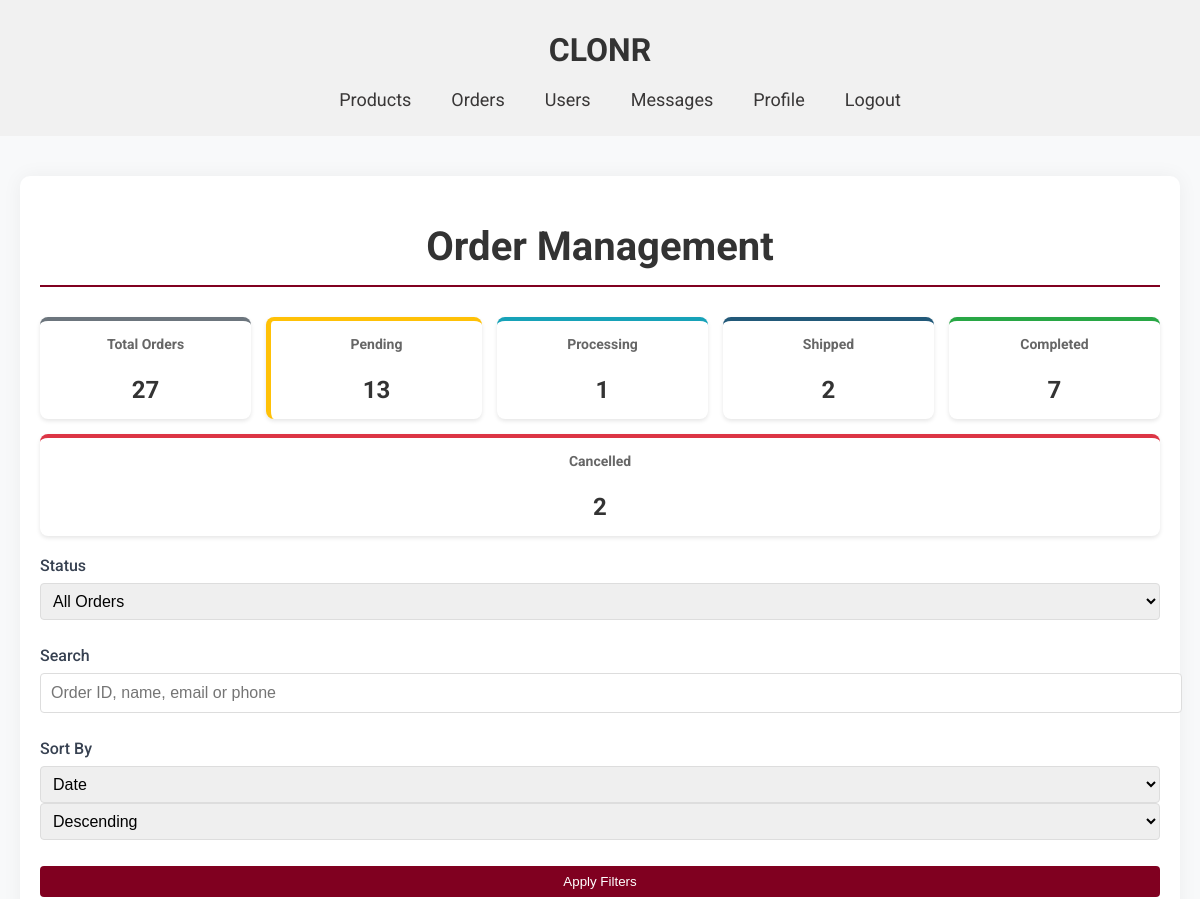
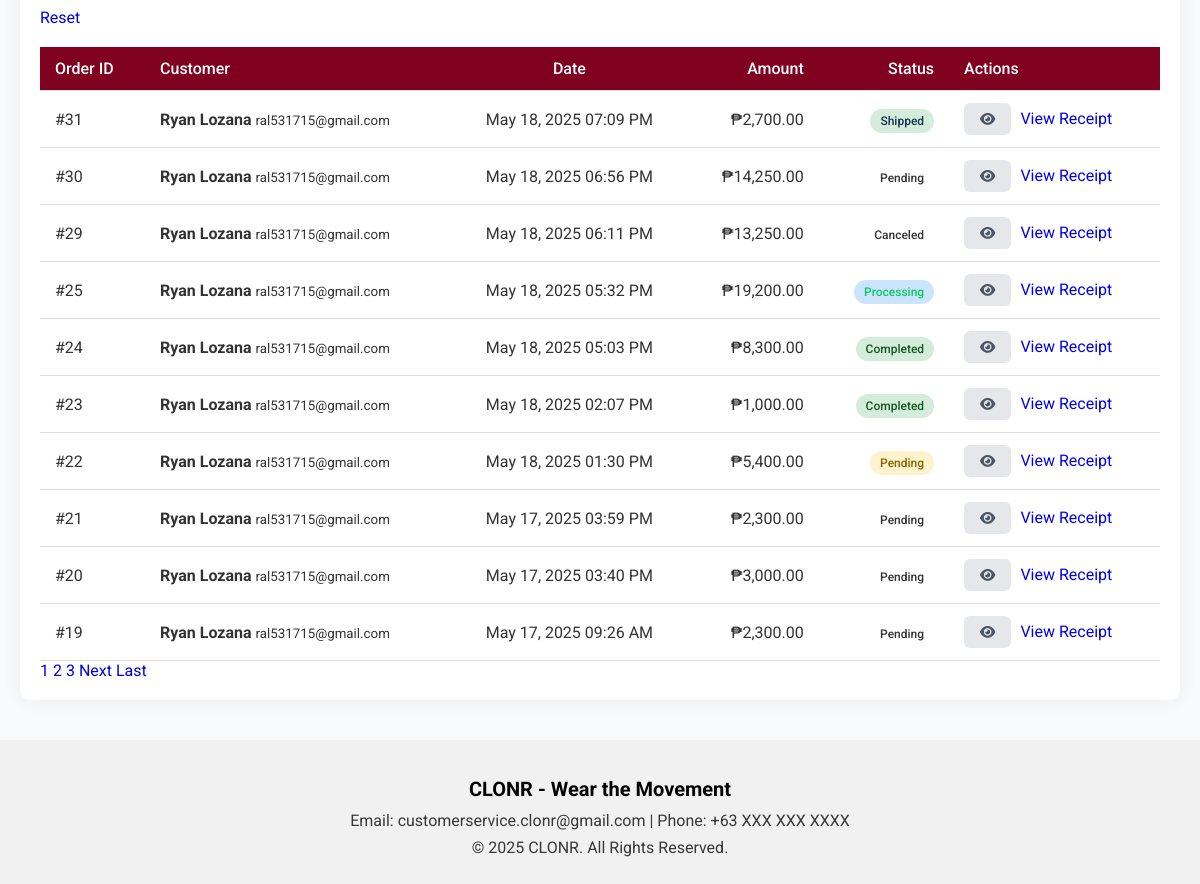
/order.php (signed in), run on an earlier commit of the app's database (2 pictures, top to bottom).
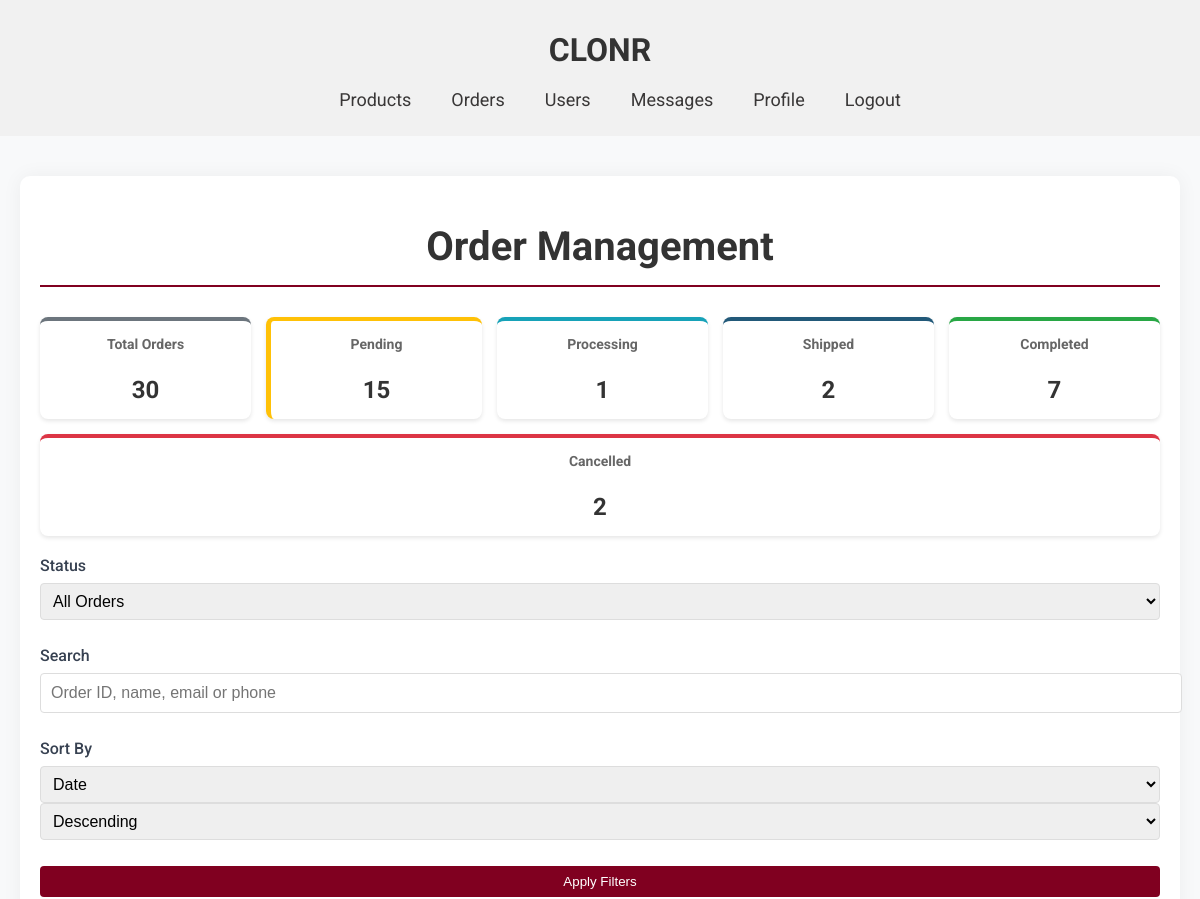
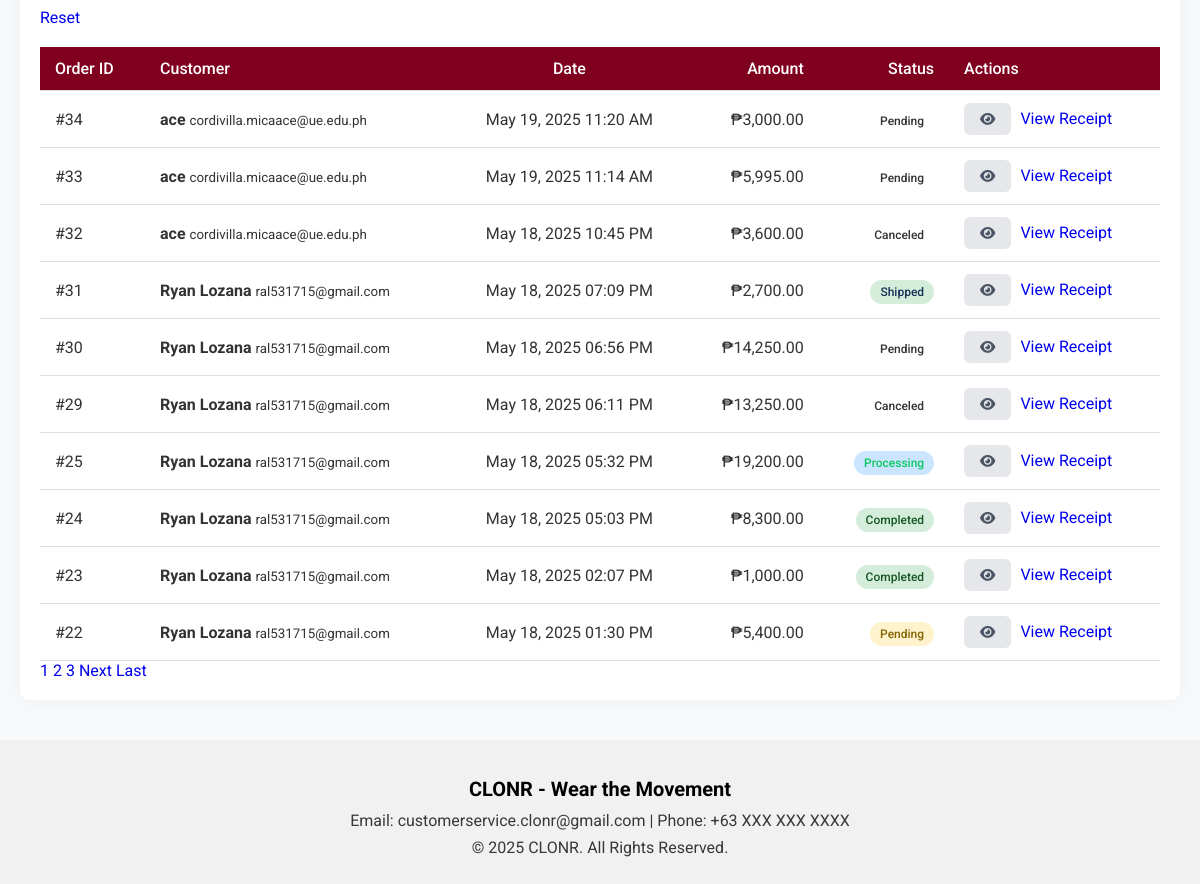
And on a later commit of the database (2 pictures, top to bottom).
### tables this page shows
CREATE TABLE `orders` (
  `id` int(100) NOT NULL,
  `user_id` int(100) NOT NULL,
  `name` varchar(100) NOT NULL,
  `number` int(11) NOT NULL,
  `email` varchar(100) NOT NULL,
  `method` varchar(50) NOT NULL,
  `address` varchar(500) NOT NULL,
  `total_products` varchar(1000) NOT NULL,
  `total_price` float(10,2) NOT NULL,
  `placed_on` datetime NOT NULL DEFAULT current_timestamp(),
  `payment_status` varchar(20) NOT NULL DEFAULT 'Pending'
);

### order.php (the view, shortened to what this page needs)
<?php
require_once '../config.php';
try {
    $search_query = isset($_GET['search']) ? trim($_GET['search']) : '';
    $sort_by = isset($_GET['sort']) ? $_GET['sort'] : 'placed_on';
    $sort_order = isset($_GET['order']) ? $_GET['order'] : 'DESC';
    $page = isset($_GET['page']) ? max(1, intval($_GET['page'])) : 1;
    $per_page = 10;
    $valid_sort_columns = ['id', 'name', 'placed_on', 'total_price', 'payment_status'];
    $sort_by = in_array($sort_by, $valid_sort_columns) ? $sort_by : 'placed_on';
    $sort_order = strtoupper($sort_order) === 'ASC' ? 'ASC' : 'DESC';
    $query = "SELECT SQL_CALC_FOUND_ROWS * FROM orders WHERE 1=1";
    $count_query = "SELECT COUNT(*) FROM orders WHERE 1=1";
    $params = [];
    $query .= " ORDER BY $sort_by $sort_order";
    $offset = ($page - 1) * $per_page;
    $query .= " LIMIT $offset, $per_page";
    $stmt = $conn->prepare($query);
    $stmt->execute($params);
    $orders = $stmt->fetchAll(PDO::FETCH_ASSOC);
    $total_stmt = $conn->prepare($count_query);
    $total_stmt->execute($params);
    $total_orders = $total_stmt->fetchColumn();
    $total_pages = ceil($total_orders / $per_page);
    $counts_query = $conn->query("
        SELECT
            COUNT(*) as total,
            SUM(payment_status = 'pending') as pending,
            SUM(payment_status = 'processing') as processing,
            SUM(payment_status = 'shipped') as shipped,
            SUM(payment_status = 'completed') as completed,
            SUM(payment_status = 'cancelled') as cancelled
        FROM orders
    ");
    $order_counts = $counts_query->fetch(PDO::FETCH_ASSOC);
} catch (PDOException $e) {
    die("Database error: " . $e->getMessage());
}
?>
<!DOCTYPE html>
<html lang="en">
<head>
    <link rel="stylesheet" href="../global.css">
    <link rel="stylesheet" href="admin.css">
    <link rel="stylesheet" href="https://cdnjs.cloudflare.com/ajax/libs/font-awesome/6.0.0/css/all.min.css">
</head>
<body>
    <header>
        <div class="container">
            <a href="admindashboard.php"><h1 class="title">CLONR</h1></a>
            <nav>
                <ul class="navbar">
                    <li><a href="products.php">Products</a></li>
                    <li><a href="order.php" class="active">Orders</a></li>
                    <li><a href="users.php">Users</a></li>
                    <li><a href="messages.php">Messages</a></li>
                    <li><a href="../AdminUpdateProfile.php">Profile</a></li>
                    <li><a href="../logout.php" class="logout-btn">Logout</a></li>
                </ul>
            </nav>
        </div>
    </header>
    <main class="admin-main">
        <div class="admin-container">
            <h1 class="admin-title">Order Management</h1>
            <div class="stats-container">
                <div class="stat-card total">
                    <h3>Total Orders</h3>
                    <p><?= $order_counts['total'] ?></p>
                </div>
                <div class="stat-card pending">
                    <h3>Pending</h3>
                    <p><?= $order_counts['pending'] ?></p>
                </div>
                <div class="stat-card processing">
                    <h3>Processing</h3>
                    <p><?= $order_counts['processing'] ?></p>
                </div>
                <div class="stat-card shipped">
                    <h3>Shipped</h3>
                    <p><?= $order_counts['shipped'] ?></p>
                </div>
                <div class="stat-card completed">
                    <h3>Completed</h3>
                    <p><?= $order_counts['completed'] ?></p>
                </div>
                <div class="stat-card cancelled">
                    <h3>Cancelled</h3>
                    <p><?= $order_counts['cancelled'] ?></p>
                </div>
            </div>
            <div class="filter-section">
                <form method="get" class="filter-form">
                    <div class="form-group">
                        <label for="status">Status</label>
                        <select name="status" id="status">
                            <option value="">All Orders</option>
                        </select>
                    </div>
                    <div class="form-group">
                        <label for="search">Search</label>
                        <input type="text" name="search" id="search" placeholder="Order ID, name, email or phone" value="<?= htmlspecialchars($search_query) ?>">
                    </div>
                    <div class="form-group">
                        <label for="sort">Sort By</label>
                        <select name="sort" id="sort">
                            <option value="placed_on" <?= $sort_by === 'placed_on' ? 'selected' : '' ?>>Date</option>
                        </select>
                        <select name="order">
                            <option value="DESC" <?= $sort_order === 'DESC' ? 'selected' : '' ?>>Descending</option>
                        </select>
                    </div>
                    <button type="submit" class="filter-btn">Apply Filters</button>
                    <a href="order.php" class="reset-btn">Reset</a>
                </form>
            </div>
            <div class="orders-table-container">
                <?php if (empty($orders)): ?>
                    <div class="no-orders">
                        <i class="fas fa-box-open"></i>
                        <p>No orders found matching your criteria.</p>
                    </div>
                <?php else: ?>
                    <div class="table-responsive">
                        <table class="orders-table">
                            <thead>
                                <tr>
                                    <th>Order ID</th>
                                    <th>Customer</th>
                                    <th>Date</th>
                                    <th>Amount</th>
                                    <th>Status</th>
                                    <th>Actions</th>
                                </tr>
                            </thead>
                            <tbody>
                                <?php foreach ($orders as $order): ?>
                                <tr>
                                    <td>#<?= htmlspecialchars($order['id']) ?></td>
                                    <td>
                                        <div class="customer-info">
                                            <strong><?= htmlspecialchars($order['name']) ?></strong>
                                            <small><?= htmlspecialchars($order['email']) ?></small>
                                        </div>
                                    </td>
                                    <td><?= htmlspecialchars(date('M d, Y h:i A', strtotime($order['placed_on']))) ?></td>
                                    <td>₱<?= htmlspecialchars(number_format($order['total_price'], 2)) ?></td>
                                    <td>
                                        <span class="status-badge status-<?= htmlspecialchars($order['payment_status']) ?>">
                                            <?= ucfirst(htmlspecialchars($order['payment_status'])) ?>
                                        </span>
                                    </td>
                                    <td class="actions">
                                        <a href="order_details.php?id=<?= $order['id'] ?>" class="action-btn view" title="View Details">
                                            <i class="fas fa-eye"></i>
                                        </a>
                                        <a href="receipt.php?order_id=<?= htmlspecialchars($order['id']) ?>"
                                            class="receipt-link completed"
                                            target="_blank"
                                            onclick="return confirm('View receipt for order #<?= htmlspecialchars($order['id']) ?>?')">
                                                <i class="bi bi-receipt-cutoff"></i> View Receipt
                                            </a>
                                    </td>
                                </tr>
                                <?php endforeach; ?>
                            </tbody>
                        </table>
                    </div>
                    <?php if ($total_pages > 1): ?>
                    <div class="pagination">
                        <?php
                        $start = max(1, $page - 2);
                        $end = min($total_pages, $page + 2);
                        for ($i = $start; $i <= $end; $i++): ?>
                            <a href="?<?= http_build_query(array_merge($_GET, ['page' => $i])) ?>" <?= $i == $page ? 'class="active"' : '' ?>><?= $i ?></a>
                        <?php endfor;
                        ?>
                        <?php if ($page < $total_pages): ?>
                            <a href="?<?= http_build_query(array_merge($_GET, ['page' => $page + 1])) ?>">Next</a>
                            <a href="?<?= http_build_query(array_merge($_GET, ['page' => $total_pages])) ?>">Last</a>
                        <?php endif; ?>
                    </div>
                    <?php endif; ?>
                <?php endif; ?>
            </div>
        </div>
    </main>
    <footer>
        <div class="footer-content">
            <h2>CLONR - Wear the Movement</h2>
            <p>Email: customerservice.clonr@gmail.com | Phone: +63 XXX XXX XXXX</p>
            <p>© 2025 CLONR. All Rights Reserved.</p>
        </div>
    </footer>
</body>
</html>

### global.css (style rules this page uses)
body { margin: 0; font-family: 'Roboto',sans-serif; background-color: #f1f1f1; color: #333333; }
header { padding: 10px 40px; display: flex; justify-content: center; align-items: center; position: relative; }
.title { color: #000000; font-size: 2rem; text-align: center; }
a { text-decoration: none; }
.navbar { list-style: none; display: flex; gap: 40px; z-index: 10; }
.navbar li { position: relative; cursor: pointer; font-size: 18px; color: #393737; }
.navbar a { text-decoration: none; color: inherit; }
footer { color: #000000; text-align: center; padding: 20px 20px; }
.footer-content h2 { font-size: 20px; margin-bottom: 10px; }
.footer-content p { font-size: 16px; margin: 8px 0; color: #393737; }

### admin.css (style rules this page uses)
form { display: flex; flex-direction: column; gap: 20px; }
.title { font-size: 2rem; margin-bottom: 20px; color: #333; }
.form-group { margin-bottom: 15px; }
.form-group label { display: block; margin-bottom: 5px; font-weight: bold; }
.form-group input, .form-group select { width: 100%; padding: 10px; border: 1px solid #ddd; border-radius: 4px; font-size: 16px; }
.admin-main { padding: 40px 20px; background-color: #f8f9fa; min-height: calc(100vh - 200px); }
.admin-container { max-width: 1200px; margin: 0 auto; padding: 20px; background-color: #fff; border-radius: 10px; box-shadow: 0 0 20px rgba(0, 0, 0, 0.05); }
.admin-title { color: #333; font-size: 2.5rem; margin-bottom: 30px; text-align: center; border-bottom: 2px solid #800020; padding-bottom: 15px; }
.stats-container { display: flex; justify-content: space-between; margin-bottom: 40px; flex-wrap: wrap; gap: 20px; }
.stat-card { flex: 1; min-width: 250px; padding: 25px; border-radius: 10px; text-align: center; box-shadow: 0 4px 12px rgba(0, 0, 0, 0.1); transition: transform 0.3s ease; }
.stat-card h3 { font-size: 1.2rem; color: #555; margin-bottom: 15px; }
.pending { background-color: #fff3cd; border-left: 5px solid #ffc107; }
table { width: 100%; border-collapse: collapse; margin-top: 20px; }
th, td { padding: 12px 15px; text-align: left; border-bottom: 1px solid #ddd; }
th { background-color: #800020; color: white; font-weight: 500; }
.action-btn { display: inline-block; padding: 5px 10px; background-color: #800020; color: white; border-radius: 4px; text-decoration: none; transition: background-color 0.3s ease; }
table th:nth-child(3), table td:nth-child(3) { text-align: center; }
table th:nth-child(4), table td:nth-child(4), table th:nth-child(5), table td:nth-child(5) { text-align: right; }
th { background-color: #800020; color: white; }
.action-btn { display: inline-block; padding: 5px 10px; margin-right: 5px; border-radius: 3px; text-decoration: none; font-size: 14px; }
.action-btn { padding: 0.5rem 1rem; border-radius: 4px; text-decoration: none; font-size: 0.9rem; transition: all 0.2s; }
.action-btn:not(.reply):not(.delete) { background-color: #e0e0e0; color: #333; }
.filter-form { display: flex; gap: 10px; margin-bottom: 20px; }
.filter-form select { padding: 8px; border-radius: 4px; border: 1px solid #ddd; }
.filter-btn { padding: 8px 15px; background-color: #800020; color: white; border: none; border-radius: 4px; cursor: pointer; }
.form-group label { display: block; margin-bottom: 5px; font-weight: 500; }
.action-btn { padding: 0.5rem 1rem; border-radius: 6px; text-decoration: none; font-size: 0.85rem; transition: all 0.2s; }
.action-btn:not(.reply):not(.delete) { background-color: #E5E7EB; color: #4B5563; }
.form-group { margin-bottom: 1rem; }
.form-group label { display: block; margin-bottom: 0.5rem; font-weight: 500; color: #374151; }

What changed in the data, as far as the page shows it:
no longer on this page (row unchanged): orders: id "21", name "Ryan Lozana", email "ral531715@gmail.com", placed_on "May 17, 2025 03:59 PM", total_price "2,300.00", payment_status "Pending"
no longer on this page (row unchanged): orders: id "20", name "Ryan Lozana", email "ral531715@gmail.com", placed_on "May 17, 2025 03:40 PM", total_price "3,000.00", payment_status "Pending"
no longer on this page (row unchanged): orders: id "19", name "Ryan Lozana", email "ral531715@gmail.com", placed_on "May 17, 2025 09:26 AM", total_price "2,300.00", payment_status "Pending"
added orders: id "34", name "ace", email "cordivilla.micaace@ue.edu.ph", placed_on "May 19, 2025 11:20 AM", total_price "3,000.00", payment_status "Pending"
added orders: id "33", name "ace", email "cordivilla.micaace@ue.edu.ph", placed_on "May 19, 2025 11:14 AM", total_price "5,995.00", payment_status "Pending"
added orders: id "32", name "ace", email "cordivilla.micaace@ue.edu.ph", placed_on "May 18, 2025 10:45 PM", total_price "3,600.00", payment_status "Canceled"
Also different on the page:
$order_counts['total']: "27" → "30"
$order_counts['pending']: "13" → "15"
